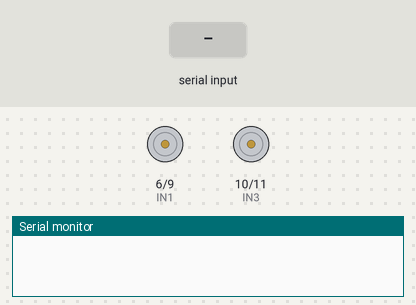
This sketch was run on a simulated Arduino Uno, built with avr-gcc and run on an emulated ATmega328P. Shown: motor-driver pin pairs drawn as motors (green arrow = first pin HIGH = forward, orange = second pin HIGH = backward, longer = more drive), the last lines printed to the serial monitor. The inputs (shaded band) are chosen by the test bench.

Above: at 1.2 s.
1.3 s: "a" received over Serial
At 2.3 s:
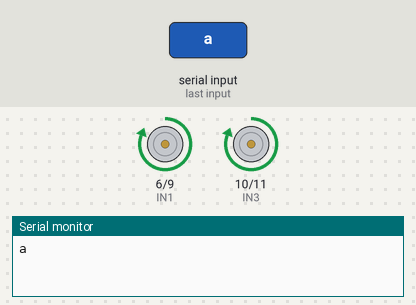
2.8 s: "b" received over Serial
At 3.5 s:
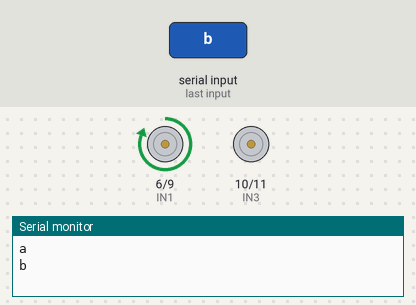
4.3 s: "c" received over Serial
At 4.6 s:
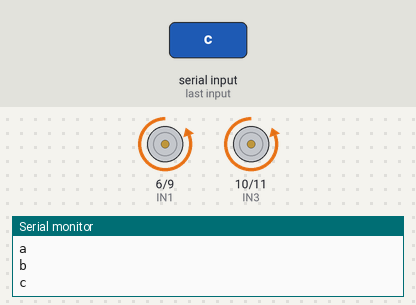
5.8 s: "d" received over Serial
At 7.0 s:
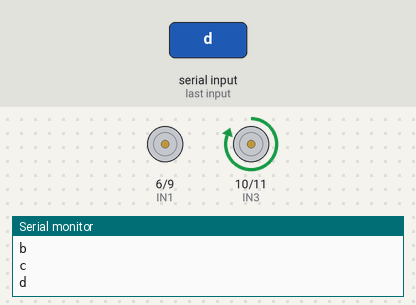
Timing chart, 0 to 8.3 s (numbered marks = the images above; inputs shaded):
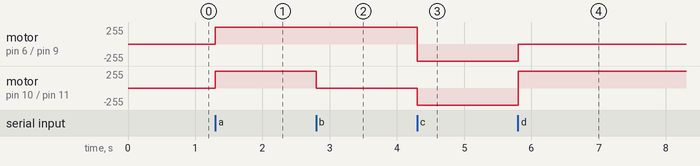

The sketch:

blutooth_car.ino
```cpp
// bluetooth_control_car.pde
// simple example of how to control bot with bluetooth.
// BLE joystick Application used to give data, can be downloaded from Playstore.
// Implemented simplex bluetooth HM-10 module.
// Author: Susheel kumar (susheelkm2@gmail.com)
// $ID: bluetooth_control_car.pde, v 1.o 12/06/2019 10:31 PM
#define IN1 6   // Defining input pin 1
#define IN2 9   // Defining input pin 2
#define IN3 10  // Defining input pin 3
#define IN4 11  // Defining input pin 4
void setup() {
  pinMode(IN1,OUTPUT); // Initialising objective of the pin
  pinMode(IN2,OUTPUT); // Initialising objective of the pin
  pinMode(IN3,OUTPUT); // Initialising objective of the pin
  pinMode(IN4,OUTPUT); // Initialising objective of the pin
  Serial.begin(9600);  // Only Debugging
  // put your setup code here, to run once:

}

void loop() {
  char t;
  if(Serial.available()){
  t = Serial.read();       // Acquiring transmitted data
  Serial.println(t);}      // Simply printing the data in serial monitor

  if(t=='a'||t=='A')       // if the boolean expression inside the code block is true then the given statement will execute
  forward();               // Function calling
  if(t=='b'||t=='B')
  right();                 // Function calling
  if(t=='c'||t=='C')
  backward();              // Function calling
  if(t=='d'||t=='D')
  left();                  // Function calling
  if(t=='g'||t=='G')
  calm();                  // Function calling
  // put your main code here, to run repeatedly:
}
void forward()             // Function defintion for forward movement
{
  digitalWrite(IN1,HIGH);
  digitalWrite(IN2,LOW);
  digitalWrite(IN3,HIGH);
  digitalWrite(IN4,LOW);
  }
void right()               // Function defintion for right movement
{
  digitalWrite(IN1,HIGH);
  digitalWrite(IN2,LOW);
  digitalWrite(IN3,LOW);
  digitalWrite(IN4,LOW);
}
void backward()            // Function defintion for backward movement
{
  digitalWrite(IN1,LOW);
  digitalWrite(IN2,HIGH);
  digitalWrite(IN3,LOW);
  digitalWrite(IN4,HIGH);
}
void left()                // Function defintion for left movement
{
  digitalWrite(IN1,LOW);
  digitalWrite(IN2,LOW);
  digitalWrite(IN3,HIGH);
  digitalWrite(IN4,LOW);
}
void calm()                // Function defintion to calm the bot
{
  digitalWrite(IN1,LOW);
  digitalWrite(IN2,LOW);
  digitalWrite(IN3,LOW);
  digitalWrite(IN4,LOW);
}
```

Measured:
- after the input at 1.3 s, motor on pin 6 (IN1) / pin 9 (IN2), motor on pin 10 (IN3) / pin 11 (IN4): stopped → forward 255/255 at once
- after the input at 2.8 s, motor on pin 10 (IN3) / pin 11 (IN4): forward 255/255 → stopped at once
- after the input at 4.3 s, motor on pin 6 (IN1) / pin 9 (IN2): forward 255/255 → backward 255/255 at once; motor on pin 10 (IN3) / pin 11 (IN4): stopped → backward 255/255 at once
- after the input at 5.8 s, motor on pin 6 (IN1) / pin 9 (IN2): backward 255/255 → stopped at once; motor on pin 10 (IN3) / pin 11 (IN4): backward 255/255 → forward 255/255 at once
